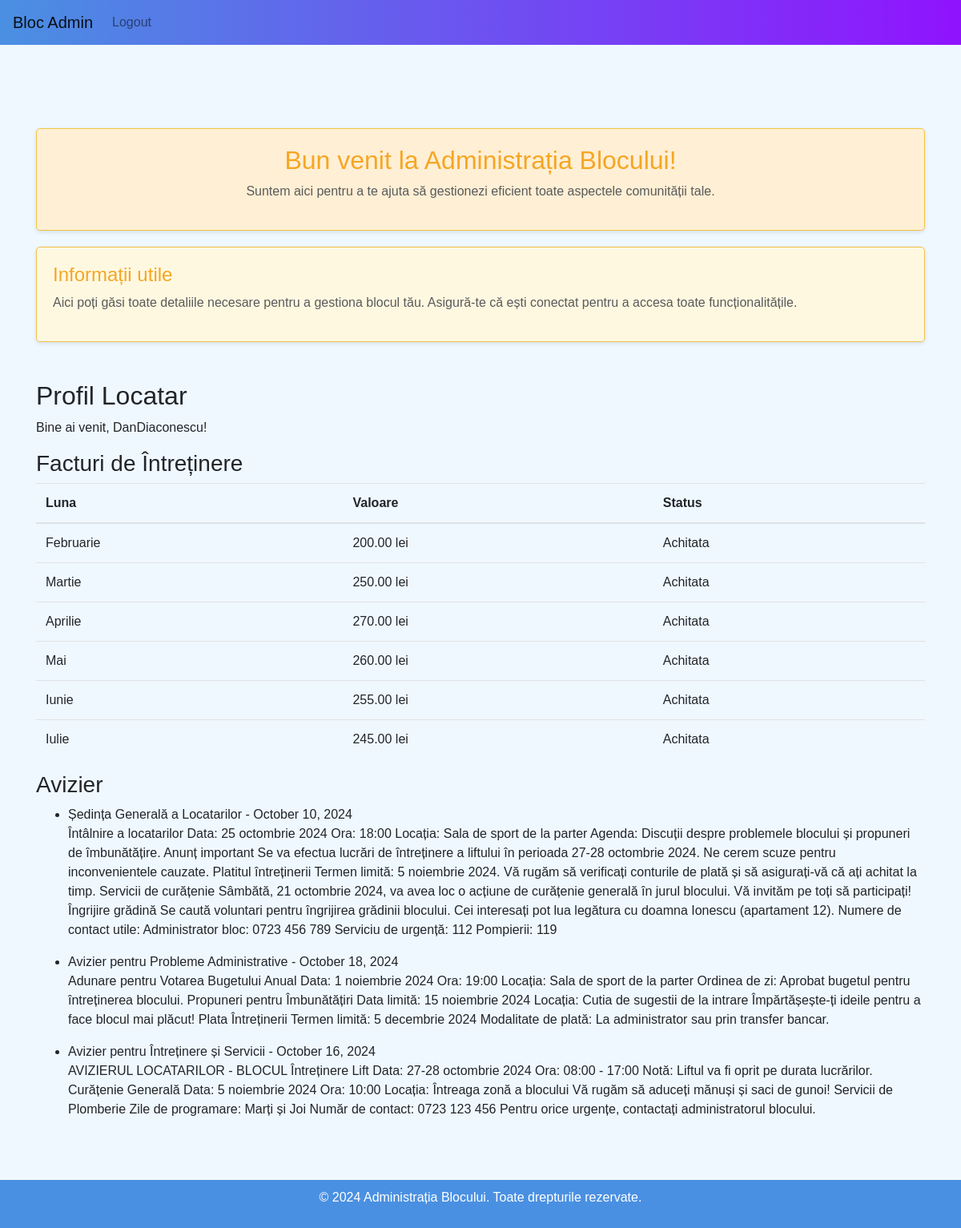
The app's page /profile/ (signed in) with its own data.
### locatari/models.py (models this page shows, shortened)
class FacturaIntretinere(models.Model):
    locatar = models.ForeignKey(Locatar, on_delete=models.CASCADE)
    luna = models.CharField(max_length=20)
    valoare = models.DecimalField(max_digits=7, decimal_places=2)
    achitata = models.BooleanField(default=False)

class Avizier(models.Model):
    titlu = models.CharField(max_length=100)
    mesaj = models.TextField()
    data_postarii = models.DateTimeField(default=timezone.now)

### locatari/views.py (the view)
# urls.py: path('profile/', views.profile, name='profile'),
@login_required
def profile(request):
    facturi = FacturaIntretinere.objects.filter(locatar=request.user.locatar)
    avizier = Avizier.objects.all()
    return render(request, 'locatari/profile.html', {'facturi': facturi, 'avizier': avizier})

### locatari/templates/locatari/profile.html
{% extends 'locatari/base.html' %}
{% block content %}
<h2>Profil Locatar</h2>
<p>Bine ai venit, {{ user.username }}!</p>
<h3>Facturi de Întreținere</h3>
<table class="table">
    <thead>
        <tr>
            <th>Luna</th>
            <th>Valoare</th>
            <th>Status</th>
        </tr>
    </thead>
    <tbody>
        {% for factura in facturi %}
        <tr>
            <td>{{ factura.luna }}</td>
            <td>{{ factura.valoare }} lei</td>
            <td>{{ factura.achitata|yesno:"Achitata,Neachitata" }}</td>
        </tr>
        {% endfor %}
    </tbody>
</table>
<h3>Avizier</h3>
<ul>
    {% for mesaj in avizier %}
        <li>{{ mesaj.titlu }} - {{ mesaj.data_postarii|date:"F d, Y" }}</li>
        <p>{{ mesaj.mesaj }}</p>
    {% endfor %}
</ul>
{% endblock %}

### locatari/templates/locatari/base.html (style rules this page uses)
body { font-family: 'Arial', sans-serif; background-color: #f0f8ff; display: flex; flex-direction: column; min-height: 100vh; padding-top: 60px; padding-bottom: 60px; margin: 0; }

### records on screen
FacturaIntretinere: luna "Februarie", valoare "200.00", achitata "Achitata"
FacturaIntretinere: luna "Martie", valoare "250.00", achitata "Achitata"
FacturaIntretinere: luna "Aprilie", valoare "270.00", achitata "Achitata"
FacturaIntretinere: luna "Mai", valoare "260.00", achitata "Achitata"
FacturaIntretinere: luna "Iunie", valoare "255.00", achitata "Achitata"
FacturaIntretinere: luna "Iulie", valoare "245.00", achitata "Achitata"
Avizier: titlu "Ședința Generală a Locatarilor", data_postarii "October 10, 2024", mesaj "Întâlnire a locatarilor Data: 25 octombrie 2024 Ora: 18:00 Locația: Sala de sport de la parter Agenda: Discuții despre problemele blocului și propuneri de îmbunătățire. Anunț important Se va efectua lucrări de întreținere a liftului în perioada 27-28 octombrie 2024. Ne cerem scuze pentru inconvenientele cauzate. Platitul întreținerii Termen limită: 5 noiembrie 2024. Vă rugăm să verificați conturile de plată și să asigurați-vă că ați achitat la timp. Servicii de curățenie Sâmbătă, 21 octombrie 2024, va avea loc o acțiune de curățenie generală în jurul blocului. Vă invităm pe toți să participați! Îngrijire grădină Se caută voluntari pentru îngrijirea grădinii blocului. Cei interesați pot lua…"
Avizier: titlu "Avizier pentru Probleme Administrative", data_postarii "October 18, 2024", mesaj "Adunare pentru Votarea Bugetului Anual Data: 1 noiembrie 2024 Ora: 19:00 Locația: Sala de sport de la parter Ordinea de zi: Aprobat bugetul pentru întreținerea blocului. Propuneri pentru Îmbunătățiri Data limită: 15 noiembrie 2024 Locația: Cutia de sugestii de la intrare Împărtășește-ți ideile pentru a face blocul mai plăcut! Plata Întreținerii Termen limită: 5 decembrie 2024 Modalitate de plată: La administrator sau prin transfer bancar."
Avizier: titlu "Avizier pentru Întreținere și Servicii", data_postarii "October 16, 2024", mesaj "AVIZIERUL LOCATARILOR - BLOCUL Întreținere Lift Data: 27-28 octombrie 2024 Ora: 08:00 - 17:00 Notă: Liftul va fi oprit pe durata lucrărilor. Curățenie Generală Data: 5 noiembrie 2024 Ora: 10:00 Locația: Întreaga zonă a blocului Vă rugăm să aduceți mănuși și saci de gunoi! Servicii de Plomberie Zile de programare: Marți și Joi Număr de contact: 0723 123 456 Pentru orice urgențe, contactați administratorul blocului."

### other values on screen
{{ user.username }} "DanDiaconescu"
